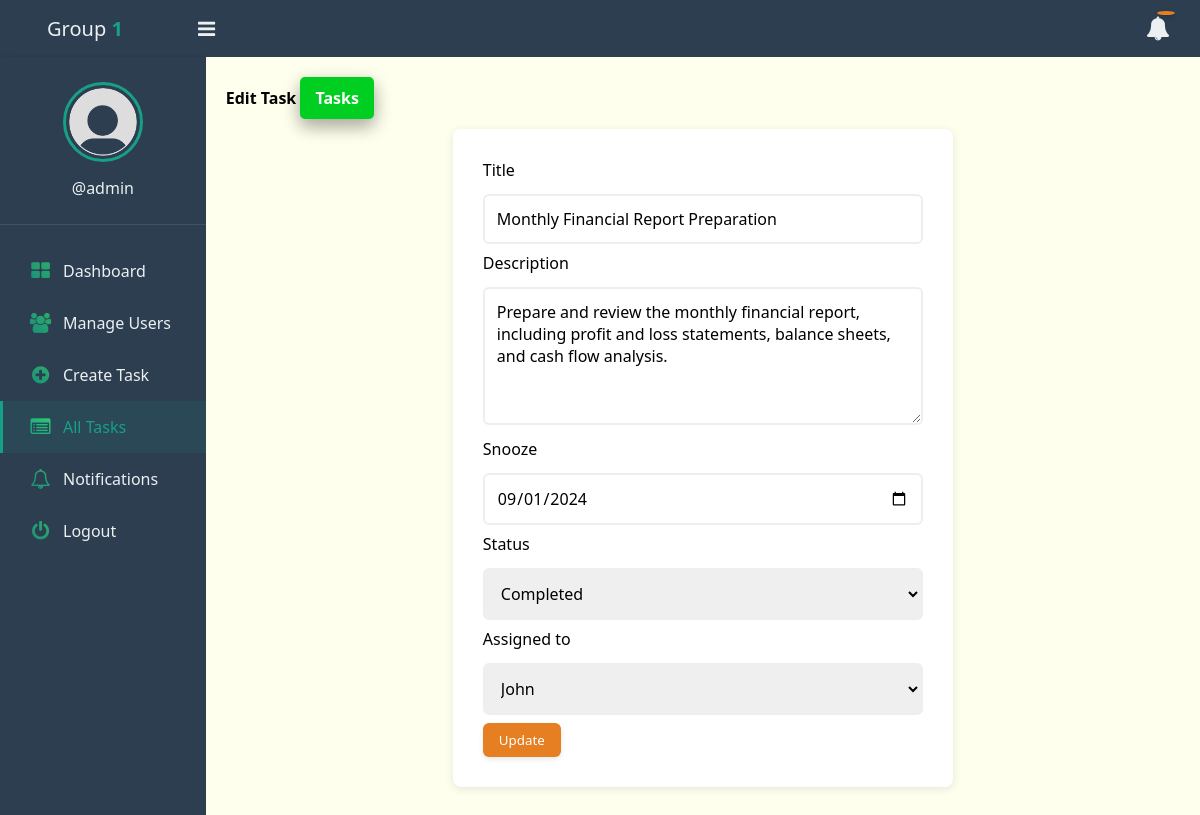
/edit-task.php?id=4 (signed in), run on the app's committed database.
### tables this page shows
CREATE TABLE `tasks` (
  `id` int(11) NOT NULL,
  `title` varchar(100) NOT NULL,
  `description` text DEFAULT NULL,
  `assigned_to` int(11) DEFAULT NULL,
  `due_date` date DEFAULT NULL,
  `status` enum('pending','in_progress','completed') DEFAULT 'pending',
  `created_at` timestamp NOT NULL DEFAULT current_timestamp()
);

### app/Model/Task.php (called while the page is built, shortened)
<?php
function get_task_by_id($conn, $id)
{
    $sql = "SELECT * FROM tasks WHERE id =? ";
    $stmt = $conn->prepare($sql);
    $stmt->execute([$id]);
    if ($stmt->rowCount() > 0) {
        $task = $stmt->fetch();
    } else $task = 0;
    return $task;
}

### app/Model/User.php (called while the page is built, shortened)
<?php
function get_all_users($conn)
{
    $sql = "SELECT * FROM users WHERE role IN ('member', 'teamleader')";
    $stmt = $conn->prepare($sql);
    $stmt->execute();
    if ($stmt->rowCount() > 0) {
        $users = $stmt->fetchAll();
    } else $users = 0;
    return $users;
}

### edit-task.php (the view, shortened to what this page needs)
<?php
if (isset($_SESSION['role']) && isset($_SESSION['id']) && ($_SESSION['role'] == "admin" || $_SESSION['role'] == "teamleader")) {
	include "DB_connection.php";
	include "app/Model/Task.php";
	include "app/Model/User.php";
	$id = $_GET['id'];
	$task = get_task_by_id($conn, $id);
	$users = get_all_users($conn);
?>
	<!DOCTYPE html>
	<html>
	<head>
		<link rel="stylesheet" href="https://stackpath.bootstrapcdn.com/font-awesome/4.7.0/css/font-awesome.min.css">
		<link rel="stylesheet" href="css/style.css">
	</head>
	<body>
		<?php include "inc/header.php" ?>
		<div class="body">
			<?php include "inc/nav.php" ?>
			<section class="section-1">
				<h4 class="title">Edit Task <a href="tasks.php">Tasks</a></h4>
				<form class="form-1"
					method="POST"
					action="app/update-task.php">
					<div class="input-holder">
						<lable>Title</lable>
						<input type="text" name="title" class="input-1" placeholder="Full Name" value="<?= $task['title'] ?>"><br>
					</div>
					<div class="input-holder">
						<lable>Description</lable>
						<textarea name="description" rows="5" class="input-1"><?= $task['description'] ?></textarea><br>
					</div>
					<div class="input-holder">
						<lable>Snooze</lable>
						<input type="date" name="due_date" class="input-1" placeholder="Snooze" value="<?= $task['due_date'] ?>"><br>
					</div>
					<div class="input-holder">
						<lable>Status</lable>
						<select name="status" class="input-1">
							<option value="completed" <?php if ($task['status'] == "completed") echo "selected"; ?>>Completed</option>
						</select><br>
					</div>
					<div class="input-holder">
						<lable>Assigned to</lable>
						<select name="assigned_to" class="input-1">
							<?php if ($users != 0) {
								foreach ($users as $user) {
									if ($task['assigned_to'] == $user['id']) { ?>
										<option selected value="<?= $user['id'] ?>"><?= $user['full_name'] ?></option>
									<?php } else { ?>
										<option value="<?= $user['id'] ?>"><?= $user['full_name'] ?></option>
							<?php }
								}
							} ?>
						</select><br>
					</div>
					<button class="edit-btn">Update</button>
				</form>
			</section>
		</div>
	</body>
	</html>
<?php } else {
	$em = "First login";
	header("Location: login.php?error=$em");
	exit();
}
?>

### css/style.css (style rules this page uses)
* { padding: 0; margin: 0; box-sizing: border-box; font-family: 'Segoe UI', Arial, sans-serif; transition: all 0.3s ease; }
:root { --primary: #2C3E50; --secondary: #16A085; --accent: #E67E22; --light: #ECF0F1; --danger: #E74C3C; --success: #27AE60; --text-dark: #2C3E50; --text-light: #ECF0F1; }
.body { display: flex; }
.section-1 { padding: 20px; background: #f8f9fa; min-height: 100vh; }
.section-1 .title { margin-bottom: 10px; }
.section-1 .title a { text-decoration: none; display: inline-block; padding-left: 10px; border: none; background: #00CF22; padding: 10px 15px; color: #fff; font-size: 16px; border-radius: 5px; cursor: pointer; outline: none; transition: background 1s; box-shadow: 0 8px 16px 0 rgba(0,0,0,0.2), 0 6px 20px 0 rgba(0,0,0,0.19); }
.section-1 { width: 100%; background: #ffe; }
.btn, .delete-btn, .edit-btn { padding: 8px 16px; border-radius: 6px; border: none; cursor: pointer; font-weight: 500; transition: all 0.3s ease; box-shadow: 0 2px 5px rgba(0,0,0,0.1); }
.edit-btn { background: var(--accent); color: white; }
.form-1 { max-width: 500px; margin: 0 auto; padding: 30px; background: white; border-radius: 8px; box-shadow: 0 2px 10px rgba(0,0,0,0.1); animation: fadeIn 0.5s ease; }
.input-holder lable { display: block; margin-bottom: 5px; }
.input-1 { width: 100%; padding: 12px; margin: 8px 0; border: 2px solid #eee; border-radius: 6px; font-size: 16px; transition: all 0.3s ease; }

### data on the page
tasks: title "Monthly Financial Report Preparation", description "Prepare and review the monthly financial report, including profit and loss statements, balance sheets, and cash flow analysis.", due_date "09/01/2024", status "Completed"

### other printed values
$_SESSION['username'] "admin"
form field assigned_to "John"
